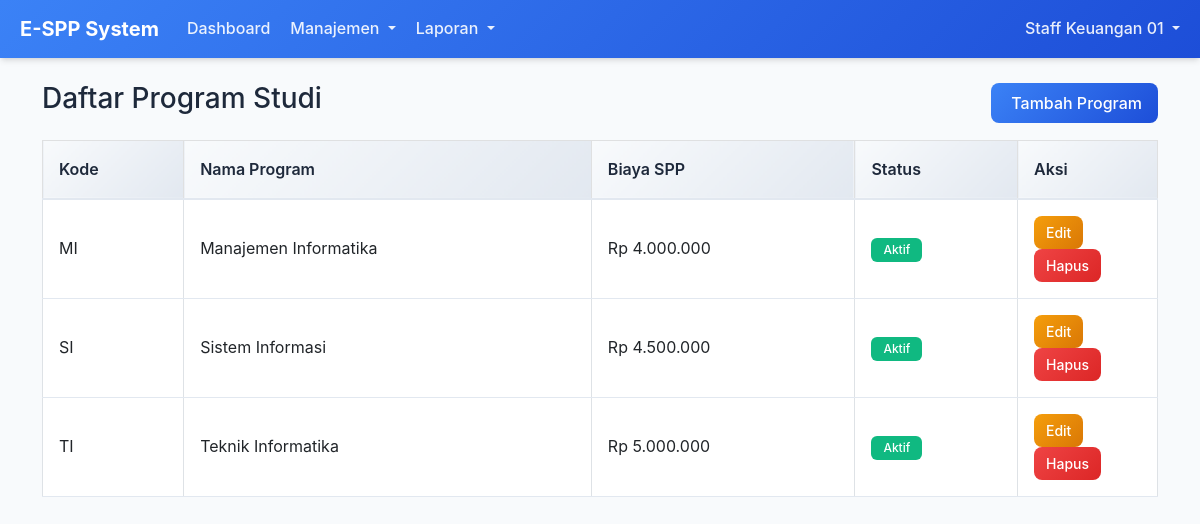
The page /pages/programs.php (signed in) on the database its author committed.
### tables this page shows
CREATE TABLE IF NOT EXISTS programs (
    id INT PRIMARY KEY AUTO_INCREMENT,
    program_code VARCHAR(20) UNIQUE NOT NULL,
    program_name VARCHAR(100) NOT NULL,
    description TEXT,
    tuition_fee DECIMAL(12,2) NOT NULL DEFAULT 0,
    is_active BOOLEAN DEFAULT TRUE,
    created_at TIMESTAMP DEFAULT CURRENT_TIMESTAMP,
    updated_at TIMESTAMP DEFAULT CURRENT_TIMESTAMP ON UPDATE CURRENT_TIMESTAMP
);

### includes/auth.php (called while the page is built, shortened)
<?php
function isLoggedIn() {
    return isset($_SESSION['is_logged_in']) && $_SESSION['is_logged_in'] === true;
}
function hasRole($roles) {
    if (is_array($roles)) {
        return in_array($_SESSION['role'], $roles);
    }
    return $_SESSION['role'] === $roles;
}
function getCurrentUser() {
    return [
        'id' => $_SESSION['user_id'],
        'username' => $_SESSION['username'],
        'email' => $_SESSION['email'],
        'role' => $_SESSION['role'],
        'full_name' => $_SESSION['full_name'],
        'nim' => $_SESSION['nim'],
        'program_id' => $_SESSION['program_id']
    ];
}

### functions/program_functions.php (called while the page is built, shortened)
<?php
function getPrograms($active_only = false) {
    $db = getDbConnection();
    try {
        $query = "SELECT * FROM programs";
        $query .= " ORDER BY program_name ASC";
        $stmt = $db->query($query);
        return $stmt->fetchAll();
    } catch (PDOException $e) {
        return [];
    }
}

### pages/programs.php (the view, shortened to what this page needs)
<?php
require_once __DIR__ . '/../includes/auth.php';
require_once __DIR__ . '/../functions/program_functions.php';
$programs = getPrograms();
$currentUser = getCurrentUser();
?>
<!DOCTYPE html>
<html lang="id">
<head>
    <link href="https://cdn.jsdelivr.net/npm/bootstrap@5.3.0/dist/css/bootstrap.min.css" rel="stylesheet">
    <link rel="stylesheet" href="../assets/css/style.css">
</head>
<body>
    <nav class="navbar navbar-expand-lg navbar-dark">
        <div class="container-fluid">
            <a class="navbar-brand" href="dashboard.php">
                <i class="fas fa-graduation-cap me-2"></i><?php echo APP_NAME; ?>
            </a>
            <div class="collapse navbar-collapse" id="navbarNav">
                <ul class="navbar-nav me-auto">
                    <li class="nav-item">
                        <a class="nav-link active" href="dashboard.php">
                            <i class="fas fa-tachometer-alt me-1"></i>Dashboard
                        </a>
                    </li>
                    <?php if (hasRole(['admin', 'staff'])): ?>
                        <li class="nav-item dropdown">
                            <a class="nav-link dropdown-toggle" href="#" role="button" data-bs-toggle="dropdown">
                                <i class="fas fa-users me-1"></i>Manajemen
                            </a>
                        </li>
                        <li class="nav-item dropdown">
                            <a class="nav-link dropdown-toggle" href="#" role="button" data-bs-toggle="dropdown">
                                <i class="fas fa-chart-bar me-1"></i>Laporan
                            </a>
                        </li>
                    <?php endif; ?>
                </ul>
                <ul class="navbar-nav">
                    <li class="nav-item dropdown">
                        <a class="nav-link dropdown-toggle" href="#" role="button" data-bs-toggle="dropdown">
                            <i class="fas fa-user-circle me-1"></i><?php echo htmlspecialchars($currentUser['full_name']); ?>
                        </a>
                    </li>
                </ul>
            </div>
        </div>
    </nav>
<div class="container py-4">
    <div class="d-flex justify-content-between align-items-center mb-3">
        <h3>Daftar Program Studi</h3>
        <button class="btn btn-primary" data-bs-toggle="modal" data-bs-target="#addModal">
            <i class="fas fa-plus me-1"></i>Tambah Program
        </button>
    </div>
    <table class="table table-bordered table-hover">
        <thead class="table-light">
            <tr>
                <th>Kode</th>
                <th>Nama Program</th>
                <th>Biaya SPP</th>
                <th>Status</th>
                <th width="140">Aksi</th>
            </tr>
        </thead>
        <tbody>
        <?php foreach ($programs as $p): ?>
            <tr>
                <td><?= htmlspecialchars($p['program_code']) ?></td>
                <td><?= htmlspecialchars($p['program_name']) ?></td>
                <td>Rp <?= number_format($p['tuition_fee'], 0, ',', '.') ?></td>
                <td>
                    <?php if ($p['is_active']): ?>
                        <span class="badge bg-success">Aktif</span>
                    <?php else: ?>
                        <span class="badge bg-secondary">Nonaktif</span>
                    <?php endif; ?>
                </td>
                <td>
                    <button class="btn btn-warning btn-sm" data-bs-toggle="modal" data-bs-target="#editModal<?= $p['id'] ?>">Edit</button>
                    <a href="?delete=<?= $p['id'] ?>" class="btn btn-danger btn-sm" onclick="return confirm('Yakin ingin menghapus?')">Hapus</a>
                </td>
            </tr>
        <?php endforeach; ?>
        </tbody>
    </table>
</div>
</body>
</html>

### assets/css/style.css (style rules this page uses)
:root { --primary-color: #3b82f6; --primary-dark: #1d4ed8; --secondary-color: #10b981; --danger-color: #ef4444; --warning-color: #f59e0b; --info-color: #06b6d4; --light-bg: #f8fafc; --dark-bg: #1e293b; --text-primary: #1e293b; --text-secondary: #64748b; --border-color: #e2e8f0; --shadow-sm: 0 1px 2px 0 rgb(0 0 0 / 0.05); --shadow-md: 0 4px 6px -1px rgb(0 0 0 / 0.1), 0 2px 4px -2px rgb(0 0 0 / 0.1); --shadow-lg: 0 10px 15px -3px rgb(0 0 0 / 0.1), 0 4px 6px -4px rgb(0 0 0 / 0.1); }
* { box-sizing: border-box; }
body { font-family: 'Inter', -apple-system, BlinkMacSystemFont, 'Segoe UI', Roboto, sans-serif; background-color: var(--light-bg); color: var(--text-primary); line-height: 1.6; }
.navbar { background: linear-gradient(135deg, var(--primary-color) 0%, var(--primary-dark) 100%); box-shadow: var(--shadow-md); }
.navbar-brand { font-weight: 700; font-size: 1.25rem; color: white !important; }
.navbar-nav .nav-link { color: rgba(255, 255, 255, 0.9) !important; font-weight: 500; transition: all 0.3s ease; }
.table { margin: 0; }
.table thead th { background: linear-gradient(135deg, #f8fafc 0%, #e2e8f0 100%); border-bottom: 2px solid var(--border-color); font-weight: 600; color: var(--text-primary); padding: 1rem; }
.table tbody tr { transition: all 0.2s ease; }
.table td { padding: 1rem; vertical-align: middle; border-bottom: 1px solid var(--border-color); }
.btn { border-radius: 8px; font-weight: 500; padding: 0.5rem 1rem; transition: all 0.3s ease; border: none; cursor: pointer; }
.btn-primary { background: linear-gradient(135deg, var(--primary-color) 0%, var(--primary-dark) 100%); color: white; }
.btn-danger { background: linear-gradient(135deg, var(--danger-color) 0%, #dc2626 100%); color: white; }
.btn-warning { background: linear-gradient(135deg, var(--warning-color) 0%, #d97706 100%); color: white; }
.btn-sm { padding: 0.375rem 0.75rem; font-size: 0.875rem; }
.badge { padding: 0.375rem 0.75rem; border-radius: 6px; font-size: 0.75rem; font-weight: 500; }
.bg-success { background-color: var(--secondary-color) !important; }

### rows shown on the page
programs: program_code "MI", program_name "Manajemen Informatika", tuition_fee "4.000.000", is_active "Aktif"
programs: program_code "SI", program_name "Sistem Informasi", tuition_fee "4.500.000", is_active "Aktif"
programs: program_code "TI", program_name "Teknik Informatika", tuition_fee "5.000.000", is_active "Aktif"

### other values the page prints
APP_NAME "E-SPP System"
$currentUser['full_name'] "Staff Keuangan 01"
